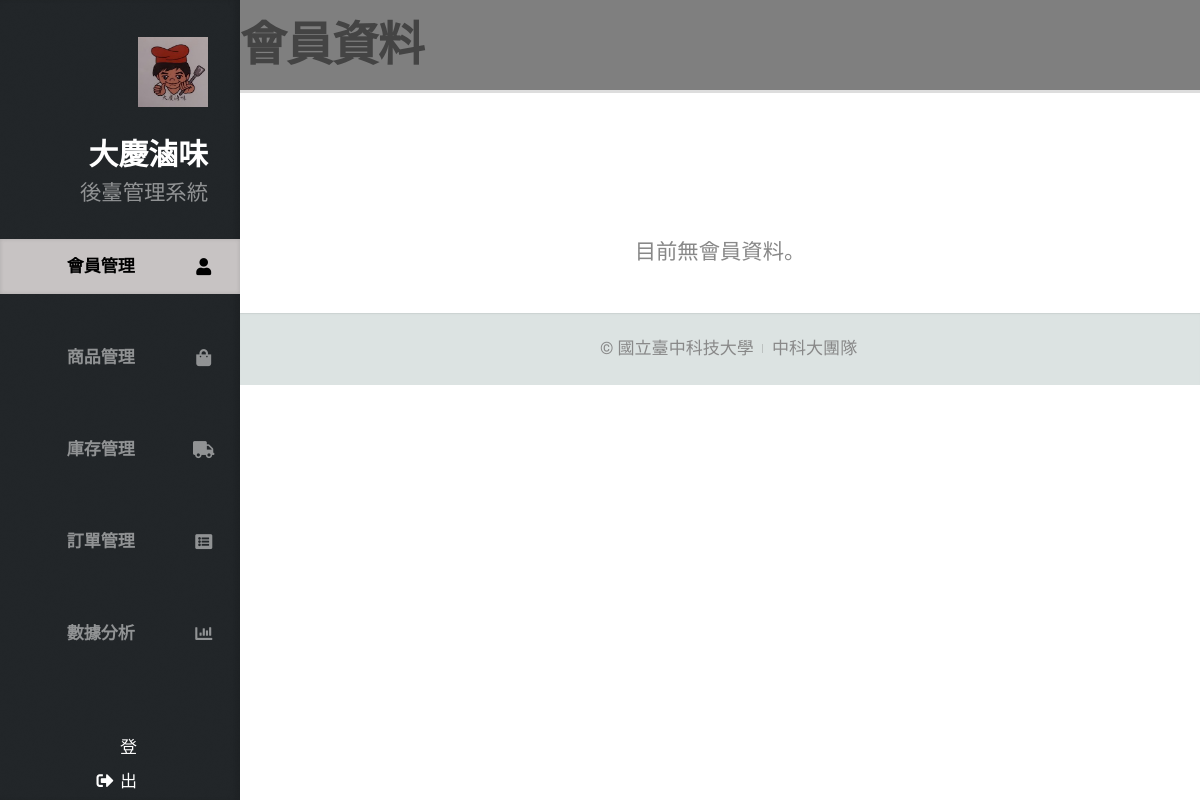
The app's page /Backstage/index.php (signed in), older data.
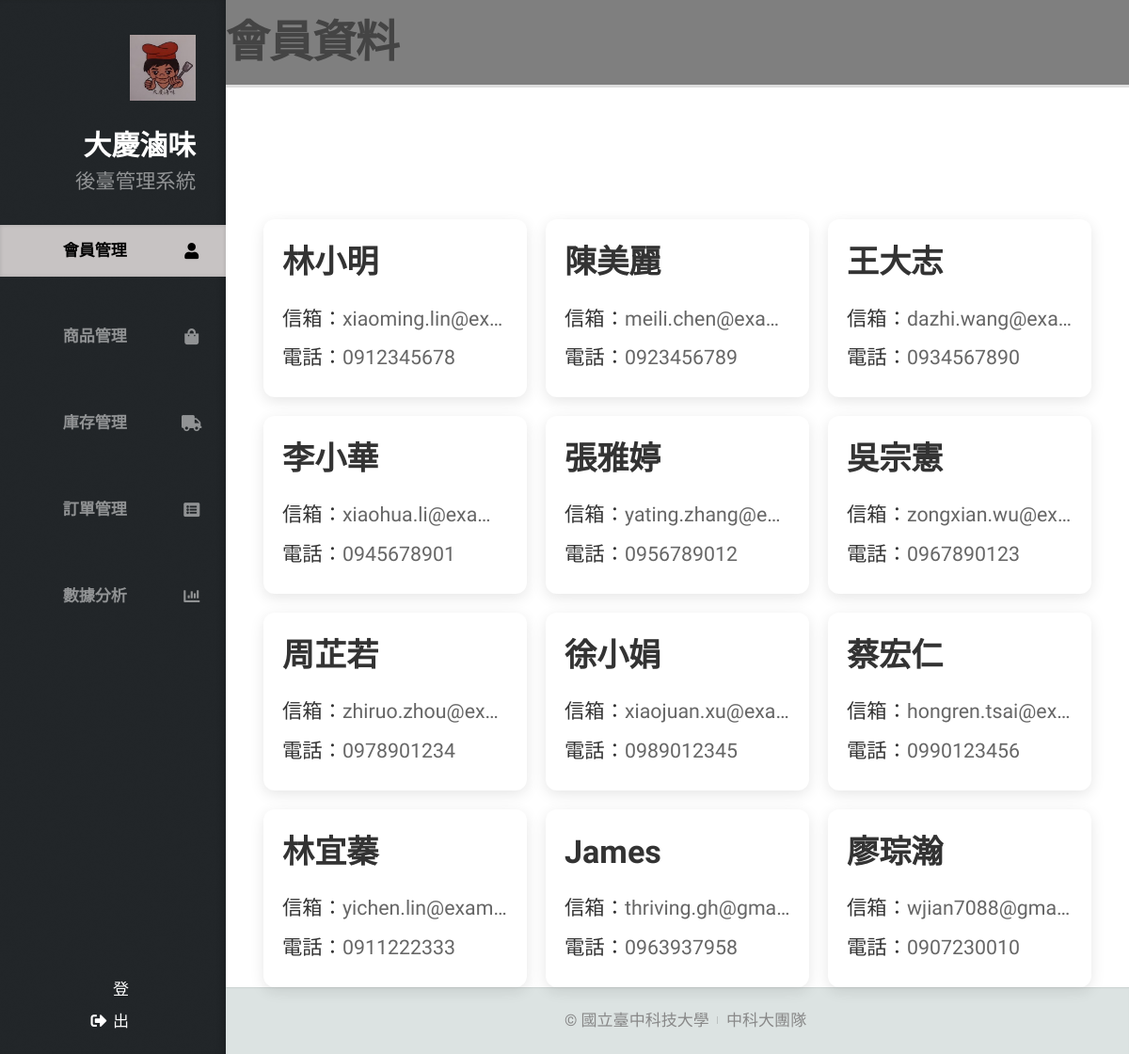
The same page, newer data.
### tables this page shows
CREATE TABLE `customer` (
  `Customer_ID` int(11) NOT NULL COMMENT '顧客 ID',
  `Customer_name` varchar(100) DEFAULT NULL COMMENT '顧客姓名',
  `Customer_mail` varchar(100) DEFAULT NULL COMMENT '顧客電子郵件',
  `Customer_phone` varchar(20) DEFAULT NULL COMMENT '顧客電話'
);

### Backstage/index.php (the view, shortened to what this page needs)
<!DOCTYPE HTML>
<html>
<head>
  <link rel="stylesheet" href="assets/css/main.css" />
  <link rel="stylesheet" href="assets/css/members.css" />
  <link rel="stylesheet" href="https://cdn.jsdelivr.net/npm/sweetalert2@11.0.18/dist/sweetalert2.min.css">
</head>
<body class="is-preload">
  <div id="header">
      <div class="top">
        <div id="logo">
          <div class="image">
            <span class="image avatar48"><img src="images/LOGOS.jpg" alt="" /></span>
          </div>
          <div class="content">
            <h1 id="title">大慶滷味</h1>
            <p>後臺管理系統</p>
          </div>
        </div>
        <nav id="nav">
          <ul>
            <li><a href="index.php" id="top-link"><span class="icon solid fa-user" style="color: #000;">會員管理</span></a></li>
            <li><a href="commodity.php" id="portfolio-link" data-username="<?php echo $_SESSION['username']; ?>"><span class="icon solid fa-shopping-bag">商品管理</span></a></li>
            <li><a href="commrid.php" id="porrid-link" data-username="<?php echo $_SESSION['username']; ?>"><span class="icon solid fa-truck">庫存管理</span></a></li>
            <li><a href="order_history.php" id="about-link" data-username="<?php echo $_SESSION['username']; ?>"><span class="icon solid fa-list-alt">訂單管理</span></a></li>
            <li><a href="dataanalysis.php" id="contact-link" data-username="<?php echo $_SESSION['username']; ?>"><span class="icon solid fa-chart-bar">數據分析</span></a></li>
          </ul>
        </nav>
      </div>
      <div class="bottom">
        <ul class="icons">
          <li><span class="icon solid fa-sign-out-alt"><a href="logout.php">登出</a></span></li>
        </ul>
      </div>
  </div>
  <div id="main">
    <h2 class="member-title">會員資料</h2>
    <div class="member-container">
      <?php
      include("db_connection.php");
      $sql = "SELECT Customer_name, Customer_mail, Customer_phone FROM customer";
      $result = $conn->query($sql);
      if ($result->num_rows > 0):
        while ($row = $result->fetch_assoc()): ?>
          <div class="member-card">
            <h3><?php echo htmlspecialchars($row['Customer_name']); ?></h3>
            <p><strong>信箱：</strong><?php echo htmlspecialchars($row['Customer_mail']); ?></p>
            <p><strong>電話：</strong><?php echo htmlspecialchars($row['Customer_phone']); ?></p>
          </div>
      <?php endwhile;
      else: ?>
        <p>目前無會員資料。</p>
      <?php endif;
      ?>
    </div>
  </div>
  <div id="footer">
    <ul class="copyright">
      <li>&copy; 國立臺中科技大學</li><li>中科大團隊 </li>
    </ul>
  </div>
</body>
</html>

### Backstage/assets/css/members.css (style rules this page uses)
#top-link { background: rgb(199, 195, 195); box-shadow: inset 0 0 0.25em 0 rgba(0, 0, 0, 0.125); }
body .member-title { margin-bottom: 20px; font-size: 2.2em; font-weight: bold; text-align: left; color: #444; padding: 10px 0; border-bottom: 3px solid #ddd; }
body .member-container { display: flex; flex-wrap: wrap; gap: 20px; padding-top: 120px; justify-content: center; }
body .member-card { background-color: white; border-radius: 12px; padding: 20px; width: 280px; box-shadow: 0 4px 15px rgba(0, 0, 0, 0.1); transition: transform 0.3s ease, box-shadow 0.3s ease; word-wrap: break-word; overflow-wrap: break-word; }
body .member-card h3 { margin: 0 0 15px; font-size: 1.6em; color: #333; font-weight: 600; }
body .member-card p { margin: 4px 0; color: #666; font-size: 1em; white-space: nowrap; overflow: hidden; text-overflow: ellipsis; cursor: pointer; }
body .member-card p strong { color: #333; }

Row changes from the older to the newer data that the page shows:
added customer: Customer_name "林小明", Customer_mail "xiaoming.lin@ex…", Customer_phone "0912345678"
added customer: Customer_name "陳美麗", Customer_mail "meili.chen@exa…", Customer_phone "0923456789"
added customer: Customer_name "王大志", Customer_mail "dazhi.wang@exa…", Customer_phone "0934567890"
added customer: Customer_name "李小華", Customer_mail "xiaohua.li@exa…", Customer_phone "0945678901"
added customer: Customer_name "張雅婷", Customer_mail "yating.zhang@e…", Customer_phone "0956789012"
added customer: Customer_name "吳宗憲", Customer_mail "zongxian.wu@ex…", Customer_phone "0967890123"
added customer: Customer_name "周芷若", Customer_mail "zhiruo.zhou@ex…", Customer_phone "0978901234"
added customer: Customer_name "徐小娟", Customer_mail "xiaojuan.xu@exa…", Customer_phone "0989012345"
added customer: Customer_name "蔡宏仁", Customer_mail "hongren.tsai@ex…", Customer_phone "0990123456"
added customer: Customer_name "林宜蓁", Customer_mail "yichen.lin@exam…", Customer_phone "0911222333"
added customer: Customer_name "James", Customer_mail "thriving.gh@gma…", Customer_phone "0963937958"
added customer: Customer_name "廖琮瀚", Customer_mail "wjian7088@gma…", Customer_phone "0907230010"
Text that changed along with them:
text no longer shown: "目前無會員資料。"
